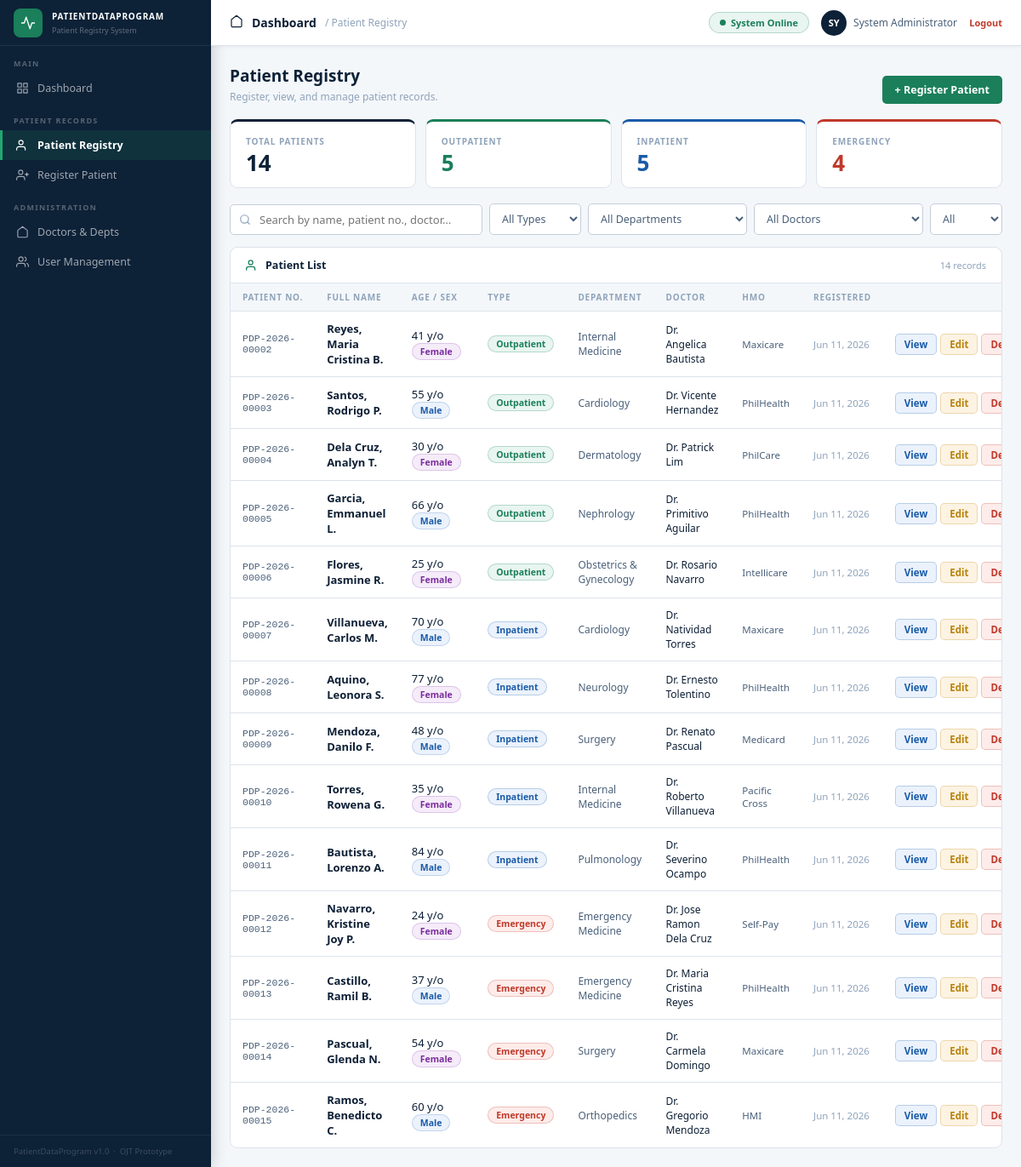
The app's page /indexworking.php (signed in) with its own data.
### tables this page shows
CREATE TABLE IF NOT EXISTS patients (
    id              INT AUTO_INCREMENT PRIMARY KEY,
    patient_no      VARCHAR(20)  NOT NULL UNIQUE,
    full_name       VARCHAR(200) NOT NULL,
    birthdate       DATE         NOT NULL,
    sex             ENUM('Male','Female','Other') NOT NULL,
    civil_status    ENUM('Single','Married','Widowed','Separated','Annulled') DEFAULT 'Single',
    nationality     VARCHAR(80)  DEFAULT 'Filipino',
    religion        VARCHAR(80)  NULL,
    blood_type      ENUM('A+','A-','B+','B-','AB+','AB-','O+','O-','Unknown') DEFAULT 'Unknown',
    contact_number  VARCHAR(30)  NULL,
    email           VARCHAR(120) NULL,
    address         TEXT         NULL,
    city            VARCHAR(100) NULL,
    province        VARCHAR(100) NULL,
    emergency_name     VARCHAR(150) NULL,
    emergency_relation VARCHAR(80)  NULL,
    emergency_contact  VARCHAR(30)  NULL,
    patient_type    ENUM('Outpatient','Inpatient','Emergency') NOT NULL DEFAULT 'Outpatient',
    department_id   INT  NULL,
    doctor_id       INT  NULL,
    hmo_id          INT  NULL,
    hmo_card_no     VARCHAR(60)  NULL,
    chief_complaint TEXT NULL,
    allergies       TEXT NULL,
    registered_at   DATETIME DEFAULT CURRENT_TIMESTAMP,
    updated_at      DATETIME DEFAULT CURRENT_TIMESTAMP ON UPDATE CURRENT_TIMESTAMP,
    registered_by   VARCHAR(100) NULL,
    FOREIGN KEY (department_id) REFERENCES departments(id) ON DELETE SET NULL,
    FOREIGN KEY (doctor_id)     REFERENCES doctors(id)     ON DELETE SET NULL,
    FOREIGN KEY (hmo_id)        REFERENCES hmo_providers(id) ON DELETE SET NULL
);

CREATE TABLE IF NOT EXISTS departments (
    id         INT AUTO_INCREMENT PRIMARY KEY,
    name       VARCHAR(120) NOT NULL UNIQUE,
    code       VARCHAR(20)  NOT NULL,
    created_at DATETIME     DEFAULT CURRENT_TIMESTAMP
);

CREATE TABLE IF NOT EXISTS doctors (
    id            INT AUTO_INCREMENT PRIMARY KEY,
    full_name     VARCHAR(150) NOT NULL,
    department_id INT          NOT NULL,
    prc_number    VARCHAR(30)  NULL,
    is_active     TINYINT(1)   NOT NULL DEFAULT 1,
    created_at    DATETIME     DEFAULT CURRENT_TIMESTAMP,
    FOREIGN KEY (department_id) REFERENCES departments(id)
);

CREATE TABLE IF NOT EXISTS hmo_providers (
    id         INT AUTO_INCREMENT PRIMARY KEY,
    name       VARCHAR(150) NOT NULL UNIQUE,
    short_name VARCHAR(60)  NULL,
    is_active  TINYINT(1)   NOT NULL DEFAULT 1
);

### indexworking.php (the view, shortened to what this page needs)
<?php
require_once 'db_connect.php';
$patients    = $pdo->query("
    SELECT p.*,
           d.name AS dept_name, d.code AS dept_code,
           dr.full_name AS doctor_name,
           h.short_name AS hmo_name
    FROM patients p
    LEFT JOIN departments  d  ON d.id  = p.department_id
    LEFT JOIN doctors      dr ON dr.id = p.doctor_id
    LEFT JOIN hmo_providers h ON h.id  = p.hmo_id
    ORDER BY p.registered_at ASC
")->fetchAll();
$total   = count($patients);
$out     = count(array_filter($patients, fn($p) => $p['patient_type'] === 'Outpatient'));
$inp     = count(array_filter($patients, fn($p) => $p['patient_type'] === 'Inpatient'));
$emr     = count(array_filter($patients, fn($p) => $p['patient_type'] === 'Emergency'));
$role = $_SESSION['user_role'];
$can_write  = in_array($role, ['Admin','Nurse','Encoder']);
$can_delete = $role === 'Admin';
?>
<!DOCTYPE html>
<html lang="en">
<head>
</head>
<body>
<div class="app">
<aside class="sidebar">
  <div class="sb-brand">
    <div class="sb-logo"><svg viewBox="0 0 24 24"><path d="M22 12h-4l-3 9L9 3l-3 9H2"/></svg></div>
    <div>
      <div class="sb-name">PATIENTDATAPROGRAM</div>
      <div class="sb-sub">Patient Registry System</div>
    </div>
  </div>
  <div class="nav-label">Main</div>
  <a href="dashboard.php" class="nav-item">
    <svg viewBox="0 0 24 24"><rect x="3" y="3" width="7" height="7"/><rect x="14" y="3" width="7" height="7"/><rect x="14" y="14" width="7" height="7"/><rect x="3" y="14" width="7" height="7"/></svg>
    Dashboard
  </a>
  <div class="nav-label">Patient Records</div>
  <a href="index.php" class="nav-item active">
    <svg viewBox="0 0 24 24"><path d="M17 21v-2a4 4 0 0 0-4-4H5a4 4 0 0 0-4 4v2"/><circle cx="9" cy="7" r="4"/></svg>
    Patient Registry
  </a>
  <?php if($can_write):?>
  <a href="register.php" class="nav-item">
    <svg viewBox="0 0 24 24"><path d="M16 21v-2a4 4 0 0 0-4-4H5a4 4 0 0 0-4 4v2"/><circle cx="8.5" cy="7" r="4"/><line x1="20" y1="8" x2="20" y2="14"/><line x1="23" y1="11" x2="17" y2="11"/></svg>
    Register Patient
  </a>
  <?php endif;?>
  <?php if(in_array($role,['Admin'])):?>
  <div class="nav-label">Administration</div>
  <a href="doctors.php" class="nav-item">
    <svg viewBox="0 0 24 24"><path d="M3 9l9-7 9 7v11a2 2 0 0 1-2 2H5a2 2 0 0 1-2-2z"/></svg>
    Doctors &amp; Depts
  </a>
  <a href="users.php" class="nav-item">
    <svg viewBox="0 0 24 24"><path d="M17 21v-2a4 4 0 0 0-4-4H5a4 4 0 0 0-4 4v2"/><circle cx="9" cy="7" r="4"/><path d="M23 21v-2a4 4 0 0 0-3-3.87"/><path d="M16 3.13a4 4 0 0 1 0 7.75"/></svg>
    User Management
  </a>
  <?php endif;?>
  <div class="sb-footer">PatientDataProgram v1.0 &nbsp;·&nbsp; OJT Prototype</div>
</aside>
<div class="main">
  <div class="topbar">
    <div class="tb-icon"><svg viewBox="0 0 24 24"><path d="M3 9l9-7 9 7v11a2 2 0 0 1-2 2H5a2 2 0 0 1-2-2z"/></svg></div>
    <span class="tb-title">Dashboard</span>
    <span class="tb-bc">/ Patient Registry</span>
    <div class="tb-right">
      <div class="pill"><div class="pill-dot"></div><span>System Online</span></div>
      <div class="tb-user">
        <div class="avatar"><?=strtoupper(substr($_SESSION['user_name'],0,2))?></div>
        <?=htmlspecialchars($_SESSION['user_name'])?>
        &nbsp;<a href="logout.php" style="font-size:11px;color:var(--red);text-decoration:none;font-weight:600;">Logout</a>
      </div>
    </div>
  </div>
  <div class="content">
    <div class="page-hdr">
      <div>
        <h1>Patient Registry</h1>
        <p>Register, view, and manage patient records.</p>
      </div>
      <?php if($can_write):?>
      <button class="btn btn-primary" onclick="openRegModal()">+ Register Patient</button>
      <?php endif;?>
    </div>
    <div class="stats">
      <div class="sc s-total"><div class="sc-lbl">Total Patients</div><div class="sc-val"><?=$total?></div></div>
      <div class="sc s-out"><div class="sc-lbl">Outpatient</div><div class="sc-val"><?=$out?></div></div>
      <div class="sc s-in"><div class="sc-lbl">Inpatient</div><div class="sc-val"><?=$inp?></div></div>
      <div class="sc s-emr"><div class="sc-lbl">Emergency</div><div class="sc-val"><?=$emr?></div></div>
    </div>
    <div class="filter-bar">
      <input type="text" id="search-q" placeholder="Search by name, patient no., doctor…" oninput="applyFilters()">
      <select id="f-type" onchange="applyFilters()">
        <option value="">All Types</option>
      </select>
      <select id="f-dept" onchange="applyFilters()">
        <option value="">All Departments</option>
      </select>
      <select id="f-doc" onchange="applyFilters()">
        <option value="">All Doctors</option>
      </select>
      <select id="f-sex" onchange="applyFilters()">
        <option value="">All</option>
      </select>
    </div>
    <div class="card">
      <div class="card-hdr">
        <svg viewBox="0 0 24 24"><path d="M17 21v-2a4 4 0 0 0-4-4H5a4 4 0 0 0-4 4v2"/><circle cx="9" cy="7" r="4"/></svg>
        <h2>Patient List</h2>
        <span class="ch-right" id="rec-count"><?=$total?> record<?=$total!==1?'s':''?></span>
      </div>
      <div class="tbl-wrap">
        <table>
          <thead>
            <tr>
              <th>Patient No.</th>
              <th>Full Name</th>
              <th>Age / Sex</th>
              <th>Type</th>
              <th>Department</th>
              <th>Doctor</th>
              <th>HMO</th>
              <th>Registered</th>
              <th style="width:110px;"></th>
            </tr>
          </thead>
          <tbody id="patient-tbody">
            <?php if(empty($patients)):?>
            <tr><td colspan="9" class="no-data">No patients registered yet.</td></tr>
            <?php else: foreach($patients as $i=>$p):
              $dob  = new DateTime($p['birthdate']);
              $age  = (new DateTime())->diff($dob)->y;
              $tclass = ['Outpatient'=>'b-out','Inpatient'=>'b-in','Emergency'=>'b-emr'][$p['patient_type']] ?? 'b-out';
              $sclass = ['Male'=>'b-m','Female'=>'b-f','Other'=>'b-o'][$p['sex']] ?? 'b-o';
            ?>
            <tr
              data-name="<?=strtolower(htmlspecialchars($p['full_name']))?>"
              data-pno="<?=strtolower(htmlspecialchars($p['patient_no']))?>"
              data-type="<?=htmlspecialchars($p['patient_type'])?>"
              data-dept="<?=htmlspecialchars($p['dept_name']??'')?>"
              data-doc="<?=htmlspecialchars($p['doctor_name']??'')?>"
              data-sex="<?=htmlspecialchars($p['sex'])?>">
              <td style="font-family:var(--font-mono);font-size:11.5px;color:var(--text-2);"><?=htmlspecialchars($p['patient_no'])?></td>
              <td><strong><?=htmlspecialchars($p['full_name'])?></strong></td>
              <td><?=$age?> y/o &nbsp;<span class="badge <?=$sclass?>"><?=htmlspecialchars($p['sex'])?></span></td>
              <td><span class="badge <?=$tclass?>"><?=htmlspecialchars($p['patient_type'])?></span></td>
              <td style="font-size:12px;color:var(--text-2);"><?=htmlspecialchars($p['dept_name'] ?? '—')?></td>
              <td style="font-size:12px;"><?=htmlspecialchars($p['doctor_name'] ?? '—')?></td>
              <td style="font-size:11.5px;color:var(--text-2);"><?=htmlspecialchars($p['hmo_name'] ?? '—')?></td>
              <td style="font-size:11.5px;color:var(--text-3);"><?=date('M d, Y',strtotime($p['registered_at']))?></td>
              <td>
                <div style="display:flex;gap:4px;">
                  <button class="btn btn-info btn-sm" onclick='openDetail(<?=htmlspecialchars(json_encode($p),ENT_QUOTES)?>)'>View</button>
                  <?php if($can_write):?>
                  <button class="btn btn-warn btn-sm" onclick='openEditModal(<?=htmlspecialchars(json_encode($p),ENT_QUOTES)?>)'>Edit</button>
                  <?php endif;?>
                  <?php if($can_delete):?>
                  <form method="POST" onsubmit="return confirm('Delete this patient record?');" style="display:inline;">
                    <button type="submit" class="btn btn-danger btn-sm">Del</button>
                  </form>
                  <?php endif;?>
                </div>
              </td>
            </tr>
            <?php endforeach; endif;?>
          </tbody>
        </table>
      </div>
    </div>
  </div>
</div>
</div>
</body>
</html>

### records on screen
patients: patient_no "PDP-2026-00002", full_name "Reyes, Maria Cristina B.", birthdate "41", sex "Female", patient_type "Outpatient", department.name "Internal Medicine", doctor.full_name "Dr. Angelica Bautista", hmo.short_name "Maxicare", registered_at "Jun 11, 2026"
patients: patient_no "PDP-2026-00003", full_name "Santos, Rodrigo P.", birthdate "55", sex "Male", patient_type "Outpatient", department.name "Cardiology", doctor.full_name "Dr. Vicente Hernandez", hmo.short_name "PhilHealth", registered_at "Jun 11, 2026"
patients: patient_no "PDP-2026-00004", full_name "Dela Cruz, Analyn T.", birthdate "30", sex "Female", patient_type "Outpatient", department.name "Dermatology", doctor.full_name "Dr. Patrick Lim", hmo.short_name "PhilCare", registered_at "Jun 11, 2026"
patients: patient_no "PDP-2026-00005", full_name "Garcia, Emmanuel L.", birthdate "66", sex "Male", patient_type "Outpatient", department.name "Nephrology", doctor.full_name "Dr. Primitivo Aguilar", hmo.short_name "PhilHealth", registered_at "Jun 11, 2026"
patients: patient_no "PDP-2026-00006", full_name "Flores, Jasmine R.", birthdate "25", sex "Female", patient_type "Outpatient", department.name "Obstetrics & Gynecology", doctor.full_name "Dr. Rosario Navarro", hmo.short_name "Intellicare", registered_at "Jun 11, 2026"
patients: patient_no "PDP-2026-00007", full_name "Villanueva, Carlos M.", birthdate "70", sex "Male", patient_type "Inpatient", department.name "Cardiology", doctor.full_name "Dr. Natividad Torres", hmo.short_name "Maxicare", registered_at "Jun 11, 2026"
patients: patient_no "PDP-2026-00008", full_name "Aquino, Leonora S.", birthdate "77", sex "Female", patient_type "Inpatient", department.name "Neurology", doctor.full_name "Dr. Ernesto Tolentino", hmo.short_name "PhilHealth", registered_at "Jun 11, 2026"
patients: patient_no "PDP-2026-00009", full_name "Mendoza, Danilo F.", birthdate "48", sex "Male", patient_type "Inpatient", department.name "Surgery", doctor.full_name "Dr. Renato Pascual", hmo.short_name "Medicard", registered_at "Jun 11, 2026"
patients: patient_no "PDP-2026-00010", full_name "Torres, Rowena G.", birthdate "35", sex "Female", patient_type "Inpatient", department.name "Internal Medicine", doctor.full_name "Dr. Roberto Villanueva", hmo.short_name "Pacific Cross", registered_at "Jun 11, 2026"
patients: patient_no "PDP-2026-00011", full_name "Bautista, Lorenzo A.", birthdate "84", sex "Male", patient_type "Inpatient", department.name "Pulmonology", doctor.full_name "Dr. Severino Ocampo", hmo.short_name "PhilHealth", registered_at "Jun 11, 2026"
patients: patient_no "PDP-2026-00012", full_name "Navarro, Kristine Joy P.", birthdate "24", sex "Female", patient_type "Emergency", department.name "Emergency Medicine", doctor.full_name "Dr. Jose Ramon Dela Cruz", hmo.short_name "Self-Pay", registered_at "Jun 11, 2026"
patients: patient_no "PDP-2026-00013", full_name "Castillo, Ramil B.", birthdate "37", sex "Male", patient_type "Emergency", department.name "Emergency Medicine", doctor.full_name "Dr. Maria Cristina Reyes", hmo.short_name "PhilHealth", registered_at "Jun 11, 2026"
patients: patient_no "PDP-2026-00014", full_name "Pascual, Glenda N.", birthdate "54", sex "Female", patient_type "Emergency", department.name "Surgery", doctor.full_name "Dr. Carmela Domingo", hmo.short_name "Maxicare", registered_at "Jun 11, 2026"
patients: patient_no "PDP-2026-00015", full_name "Ramos, Benedicto C.", birthdate "60", sex "Male", patient_type "Emergency", department.name "Orthopedics", doctor.full_name "Dr. Gregorio Mendoza", hmo.short_name "HMI", registered_at "Jun 11, 2026"

### other values on screen
substr($_SESSION['user_name'],0,2) "SY"
$_SESSION['user_name'] "System Administrator"
$total "14"
$out "5"
$inp "5"
$emr "4"
